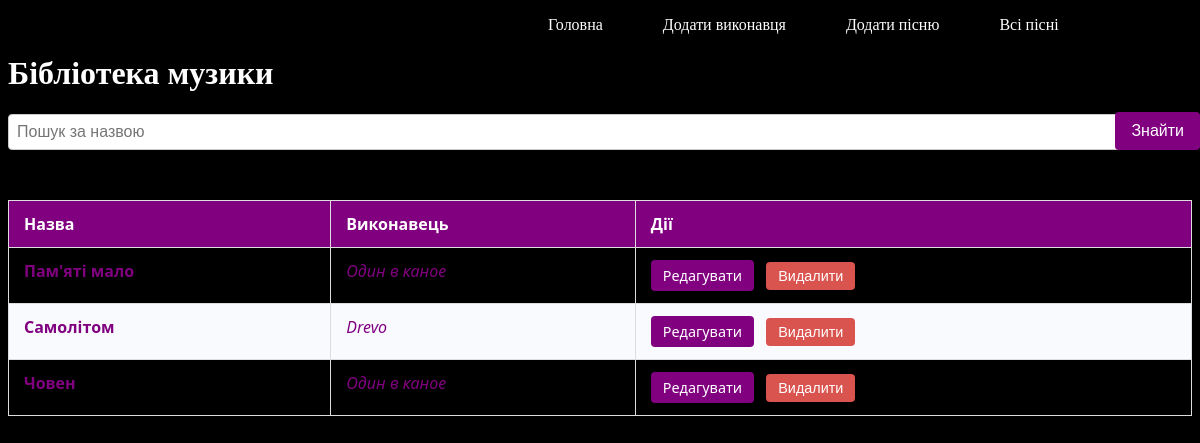
Page /musiclibrary on the earlier database version.
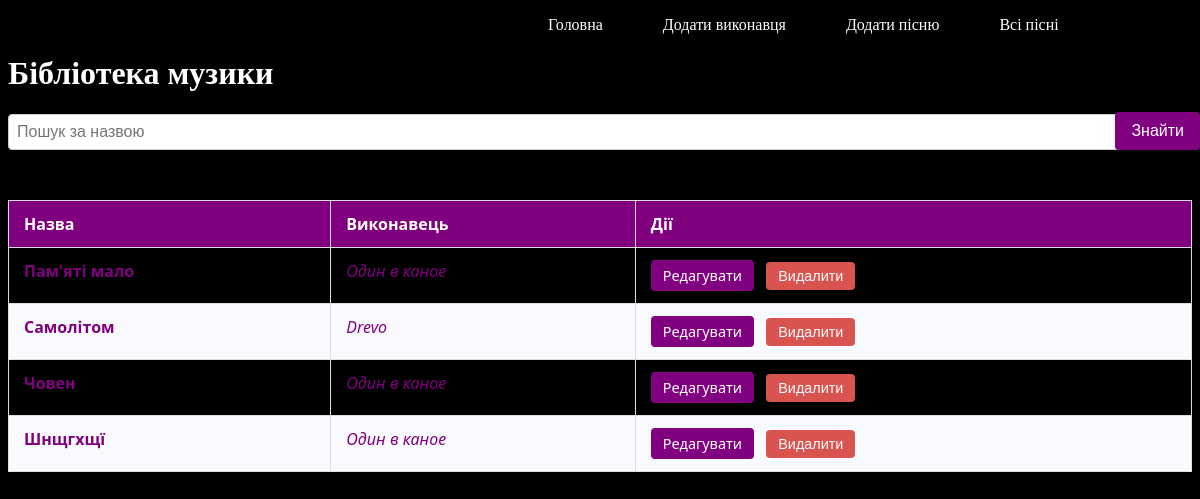
Same page on the later database version.
### app.py (models this page shows)
class Song(db.Model):
    id = db.Column(db.Integer, primary_key=True)
    title = db.Column(db.String(200), nullable=False)
    artist_id = db.Column(db.Integer, db.ForeignKey('artist.id'))
    artist = db.relationship('Artist', back_populates='songs')

class Artist(db.Model):
    id = db.Column(db.Integer, primary_key=True)
    name = db.Column(db.String(100), nullable=False, unique=True)
    songs = db.relationship('Song', back_populates='artist', cascade='all, delete-orphan')

### app.py (the view)
@app.route("/musiclibrary")
def music_library():
    songs = Song.query.order_by(Song.title.asc()).all()
    return render_template("musiclibrary.html", songs=songs)

### templates/musiclibrary.html
{% extends "base.html" %}
{% block content %}
<h1>Бібліотека музики</h1>
<input type="text" id="searchInput" placeholder="Пошук за назвою">
<button onclick="searchMusic()" id="searchButton">Знайти</button>
{% if songs %}
<table>
    <thead>
        <tr>
            <th>Назва</th>
            <th>Виконавець</th>
            <th>Дії</th>
        </tr>
    </thead>
    <tbody id="musicBody">
        {% for song in songs %}
        <tr>
            <td>{{ song.title }}</td>
            <td>{{ song.artist.name }}</td>
            <td>
                <a href="{{ url_for('edit_song', song_id=song.id) }}">Редагувати</a>
                <form action="{{ url_for('delete_song', song_id=song.id) }}" method="post" style="display:inline;">
                    <button type="submit" onclick="return confirm('Ви дійсно хочете видалити цей трек?');">
                        Видалити
                    </button>
                </form>
            </td>
        </tr>
        {% endfor %}
    </tbody>
</table>
{% else %}
    <p>Нічого не знайдено.</p>
{% endif %}
{% endblock %}

### templates/base.html (shortened to what this page needs)
<!DOCTYPE html>
<html lang="uk">
<head>
</head>
<body>
    {% include '_nav.html' %}
    {% block content %}{% endblock %}
</body>
</html>

### templates/_nav.html
{% block content %}
  <ul>
    <li><a href="{{ url_for('home') }}">Головна</a></li>
    <li><a href="{{ url_for('add_artist') }}">Додати виконавця</a></li>
    <li><a href="{{ url_for('add_song') }}">Додати пісню</a></li>
    <li><a href="{{ url_for('music_library') }}">Всі пісні</a></li>
  </ul>
{% endblock %}

### templates/base.html (style rules this page uses)
body { background-color: black; }
h1,h2, p, label { color: white; }
ul { display: flex; list-style-type: none; margin-left: 500px; gap: 50px; }
li { margin-right: 10px; }
a { text-decoration: none; color: white; }
table { width: 100%; border-collapse: collapse; font-family: 'Segoe UI', Tahoma, Geneva, Verdana, sans-serif; background-color: black; color: white; box-shadow: 0 2px 8px rgba(0,0,0,0.1); margin-top: 50px; }
thead tr { background-color: purple; color: white; font-weight: 600; }
thead th { padding: 12px 15px; border: 1px solid #ddd; text-align: left; }
tbody tr:nth-child(even) { background-color: #f9fafe; }
tbody td { padding: 12px 15px; border: 1px solid #ddd; vertical-align: top; }
td:first-child { font-weight: 700; color: purple; }
td:nth-child(2) { font-style: italic; color: purple; }
input { padding: 8px; border: 1px solid #ccc; border-radius: 4px; font-size: 16px; width: 100%; box-sizing: border-box; }
#searchInput { padding: 8px; border: 1px solid #ccc; border-radius: 4px; font-size: 16px; width: 100%; box-sizing: border-box; position: relative; }
#searchButton { background-color: purple; color: white; border: none; padding: 10px 16px; border-radius: 4px; cursor: pointer; font-size: 16px; transition: background-color 0.3s ease; position: absolute; top: 112px; right: 0; }
td:last-child { white-space: nowrap; }
#adminButton,td:last-child button, td:last-child a { display: inline-block; margin-right: 8px; padding: 6px 12px; font-size: 0.9em; border-radius: 4px; border: none; cursor: pointer; text-decoration: none; color: white; transition: background-color 0.3s ease; }
td:last-child button { background-color: #d9534f; }
td:last-child a,#adminButton { background-color: purple; }

Differences in the rows shown:
added Song: title "Шнщгхщї", artist.name "Один в каное"
